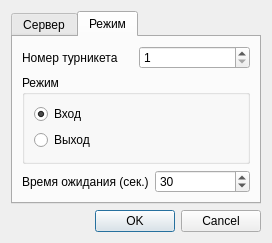
<?xml version="1.0" encoding="UTF-8"?>
<ui version="4.0">
 <class>SettingsDialog</class>
 <widget class="QDialog" name="SettingsDialog">
  <property name="geometry">
   <rect>
    <x>0</x>
    <y>0</y>
    <width>272</width>
    <height>243</height>
   </rect>
  </property>
  <property name="windowTitle">
   <string>Dialog</string>
  </property>
  <layout class="QVBoxLayout" name="verticalLayout_2">
   <item>
    <widget class="QTabWidget" name="tabWidget">
     <property name="tabPosition">
      <enum>QTabWidget::North</enum>
     </property>
     <property name="tabShape">
      <enum>QTabWidget::Rounded</enum>
     </property>
     <property name="currentIndex">
      <number>1</number>
     </property>
     <widget class="QWidget" name="server_tab">
      <attribute name="title">
       <string>Сервер</string>
      </attribute>
      <layout class="QFormLayout" name="formLayout">
       <item row="0" column="0">
        <widget class="QLabel" name="label">
         <property name="text">
          <string>Адрес сервера</string>
         </property>
         <property name="buddy">
          <cstring>server_hostname_line_edit</cstring>
         </property>
        </widget>
       </item>
       <item row="0" column="1">
        <widget class="QLineEdit" name="server_hostname_line_edit">
         <property name="text">
          <string/>
         </property>
         <property name="placeholderText">
          <string>Server@gss.uz</string>
         </property>
        </widget>
       </item>
       <item row="1" column="0">
        <widget class="QLabel" name="label_2">
         <property name="enabled">
          <bool>true</bool>
         </property>
         <property name="text">
          <string>Логин пользователя</string>
         </property>
         <property name="buddy">
          <cstring>server_login_line_edit</cstring>
         </property>
        </widget>
       </item>
       <item row="1" column="1">
        <widget class="QLineEdit" name="server_login_line_edit">
         <property name="enabled">
          <bool>true</bool>
         </property>
         <property name="text">
          <string/>
         </property>
         <property name="placeholderText">
          <string>root</string>
         </property>
        </widget>
       </item>
       <item row="2" column="0">
        <widget class="QLabel" name="label_3">
         <property name="enabled">
          <bool>true</bool>
         </property>
         <property name="text">
          <string>Пароль</string>
         </property>
         <property name="buddy">
          <cstring>server_password_line_edit</cstring>
         </property>
        </widget>
       </item>
       <item row="2" column="1">
        <widget class="QLineEdit" name="server_password_line_edit">
         <property name="enabled">
          <bool>true</bool>
         </property>
         <property name="text">
          <string/>
         </property>
         <property name="echoMode">
          <enum>QLineEdit::Password</enum>
         </property>
         <property name="clearButtonEnabled">
          <bool>true</bool>
         </property>
        </widget>
       </item>
       <item row="3" column="0">
        <widget class="QLabel" name="label_4">
         <property name="text">
          <string>Порт</string>
         </property>
         <property name="buddy">
          <cstring>server_port_spin_box</cstring>
         </property>
        </widget>
       </item>
       <item row="3" column="1">
        <widget class="QSpinBox" name="server_port_spin_box">
         <property name="maximum">
          <number>99999</number>
         </property>
         <property name="singleStep">
          <number>10</number>
         </property>
         <property name="value">
          <number>3306</number>
         </property>
        </widget>
       </item>
      </layout>
     </widget>
     <widget class="QWidget" name="tab">
      <attribute name="title">
       <string>Режим</string>
      </attribute>
      <layout class="QVBoxLayout" name="verticalLayout">
       <item>
        <layout class="QHBoxLayout" name="horizontalLayout_2">
         <item>
          <widget class="QLabel" name="label_15">
           <property name="text">
            <string>Номер турникета</string>
           </property>
          </widget>
         </item>
         <item>
          <widget class="QSpinBox" name="barrier_number_spin">
           <property name="enabled">
            <bool>true</bool>
           </property>
           <property name="minimum">
            <number>1</number>
           </property>
           <property name="maximum">
            <number>16</number>
           </property>
          </widget>
         </item>
        </layout>
       </item>
       <item>
        <widget class="QGroupBox" name="groupBox_2">
         <property name="title">
          <string>Режим</string>
         </property>
         <layout class="QVBoxLayout" name="verticalLayout_4">
          <item>
           <widget class="QRadioButton" name="enterRadio">
            <property name="text">
             <string>Вход</string>
            </property>
            <property name="checked">
             <bool>true</bool>
            </property>
           </widget>
          </item>
          <item>
           <widget class="QRadioButton" name="exitRadio">
            <property name="text">
             <string>Выход</string>
            </property>
           </widget>
          </item>
         </layout>
        </widget>
       </item>
       <item>
        <layout class="QHBoxLayout" name="horizontalLayout_3">
         <item>
          <widget class="QLabel" name="label_16">
           <property name="text">
            <string>Время ожидания (сек.)</string>
           </property>
          </widget>
         </item>
         <item>
          <widget class="QSpinBox" name="wait_time_spin">
           <property name="enabled">
            <bool>true</bool>
           </property>
           <property name="minimum">
            <number>1</number>
           </property>
           <property name="maximum">
            <number>216000</number>
           </property>
           <property name="value">
            <number>30</number>
           </property>
          </widget>
         </item>
        </layout>
       </item>
      </layout>
     </widget>
    </widget>
   </item>
   <item>
    <widget class="QDialogButtonBox" name="buttonBox">
     <property name="orientation">
      <enum>Qt::Horizontal</enum>
     </property>
     <property name="standardButtons">
      <set>QDialogButtonBox::Cancel|QDialogButtonBox::Ok</set>
     </property>
     <property name="centerButtons">
      <bool>false</bool>
     </property>
    </widget>
   </item>
  </layout>
 </widget>
 <resources/>
 <connections>
  <connection>
   <sender>buttonBox</sender>
   <signal>accepted()</signal>
   <receiver>SettingsDialog</receiver>
   <slot>accept()</slot>
   <hints>
    <hint type="sourcelabel">
     <x>236</x>
     <y>237</y>
    </hint>
    <hint type="destinationlabel">
     <x>157</x>
     <y>274</y>
    </hint>
   </hints>
  </connection>
  <connection>
   <sender>buttonBox</sender>
   <signal>rejected()</signal>
   <receiver>SettingsDialog</receiver>
   <slot>reject()</slot>
   <hints>
    <hint type="sourcelabel">
     <x>268</x>
     <y>237</y>
    </hint>
    <hint type="destinationlabel">
     <x>286</x>
     <y>274</y>
    </hint>
   </hints>
  </connection>
 </connections>
</ui>
